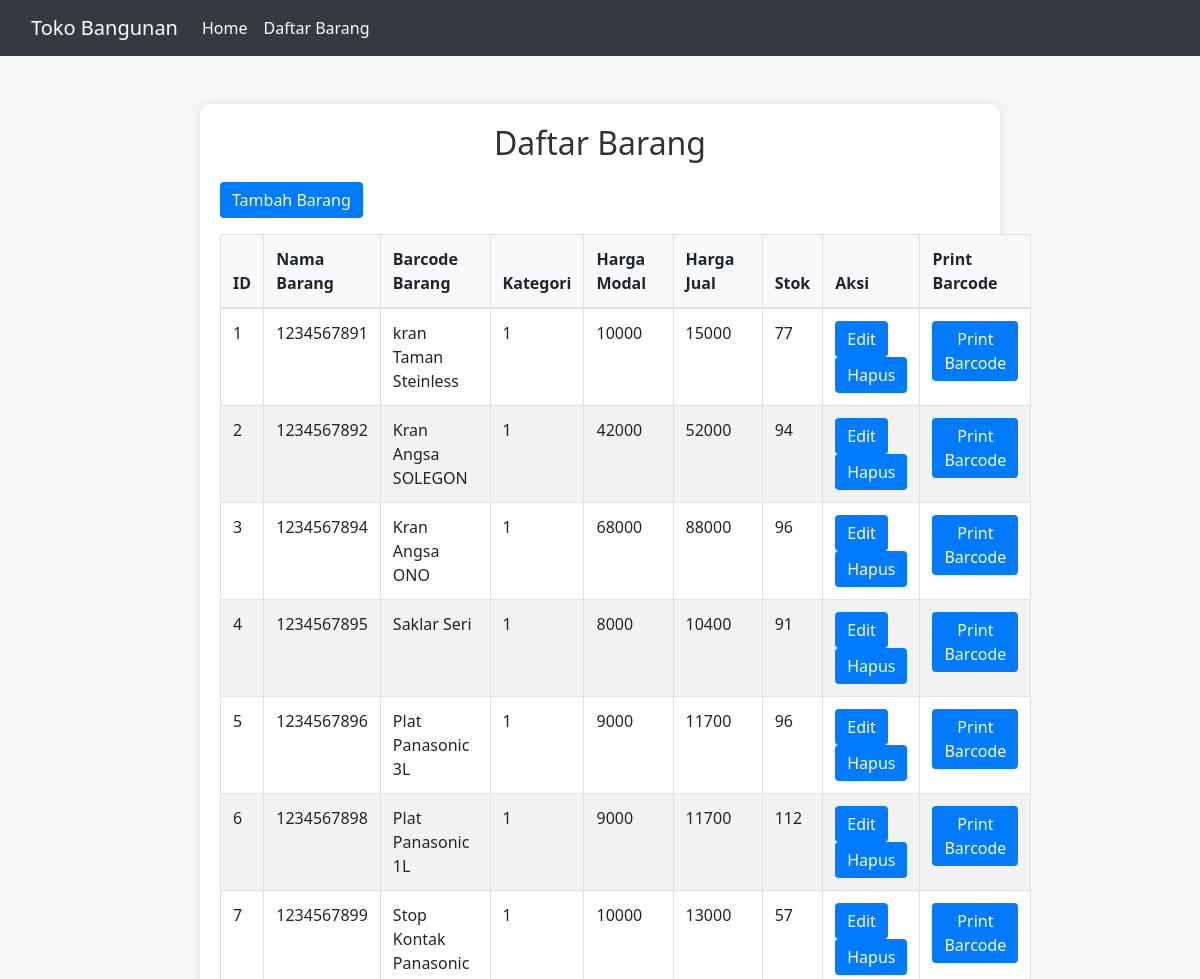
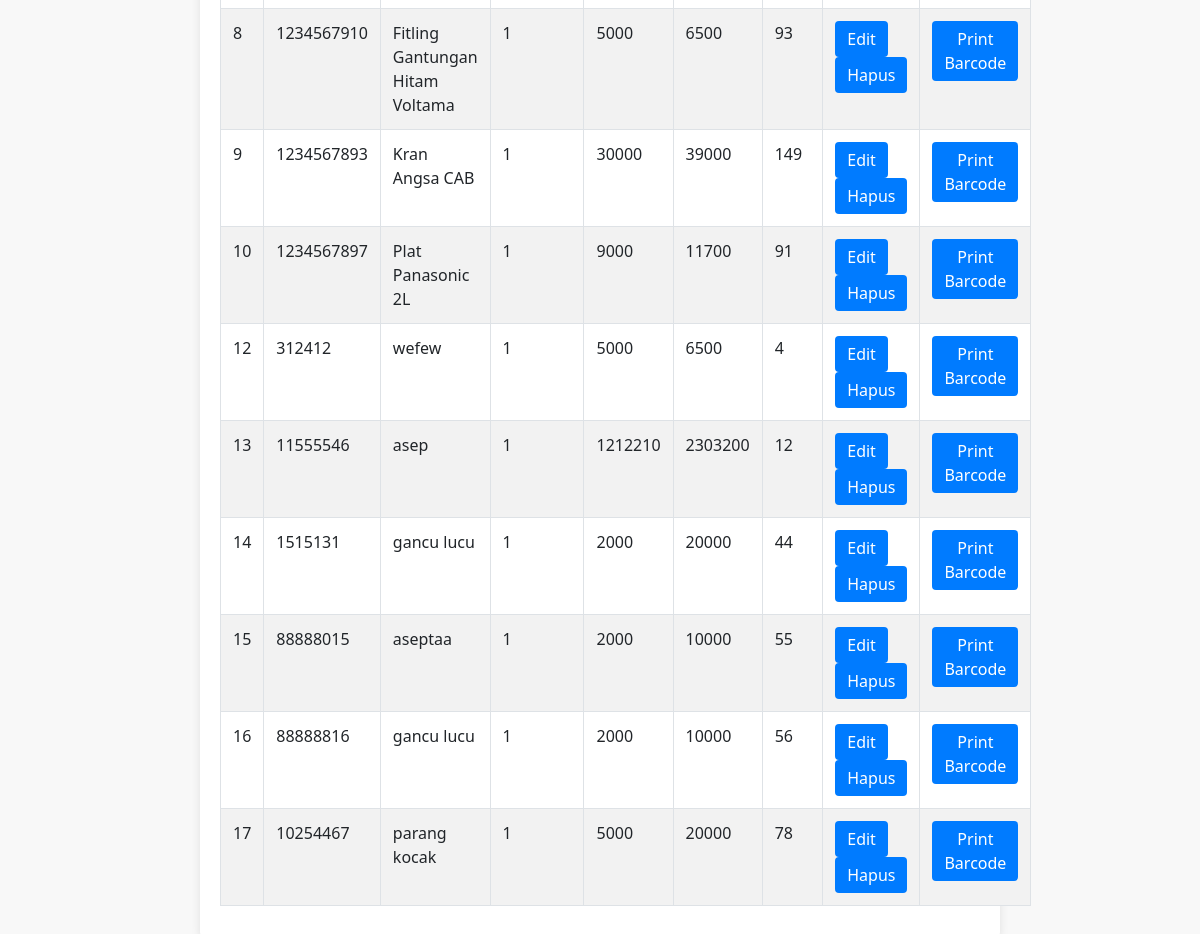
The app's page /barang/index.php with its own data (2 pictures, top to bottom).
### tables this page shows
CREATE TABLE `barang` (
  `id` int NOT NULL,
  `barcode_barang` int DEFAULT NULL,
  `nama_barang` varchar(255) DEFAULT NULL,
  `kategori_id` int DEFAULT NULL,
  `harga_modal` float NOT NULL,
  `harga_jual` float DEFAULT NULL,
  `persen_keuntungan` float DEFAULT NULL,
  `stok` int DEFAULT NULL,
  `createdAt` datetime NOT NULL,
  `updatedAt` datetime NOT NULL
);

### barang/index.php (the view, shortened to what this page needs)
<?php
require '../config.php';
function isInternetAvailable() {
    $url = 'https://www.google.com';
    $headers = @get_headers($url);
    return $headers && strpos($headers[0], '200');
}
$db = isInternetAvailable() ? $online_db : $local_db;
$query = $db->query("SELECT * FROM barang");
$barang = $query->fetchAll(PDO::FETCH_ASSOC);
?>
<!DOCTYPE html>
<html lang="en">
<head>
    <link href="https://stackpath.bootstrapcdn.com/bootstrap/4.5.2/css/bootstrap.min.css" rel="stylesheet">
    <link rel="stylesheet" href="../style.css">
</head>
<body>
    <nav class="navbar navbar-expand-lg navbar-dark bg-dark">
        <div class="container-fluid">
            <a class="navbar-brand" href="#">Toko Bangunan</a>
            <div class="collapse navbar-collapse" id="navbarNav">
                <ul class="navbar-nav">
                    <li class="nav-item">
                        <a class="nav-link" href="../index.php">Home</a>
                    </li>
                    <li class="nav-item">
                        <a class="nav-link" href="index.php">Daftar Barang</a>
                    </li>
                </ul>
            </div>
        </div>
    </nav>
    <div class="container mt-5">
        <h2 class="text-center">Daftar Barang</h2>
        <a href="create.php" class="btn btn-primary mb-3">Tambah Barang</a>
        <table class="table table-bordered">
            <thead>
                <tr>
                    <th>ID</th>
                    <th>Nama Barang</th>
                    <th>Barcode Barang</th>
                    <th>Kategori</th>
                    <th>Harga Modal</th>
                    <th>Harga Jual</th>
                    <th>Stok</th>
                    <th>Aksi</th>
                    <th>Print Barcode</th>
                </tr>
            </thead>
            <tbody>
                <?php foreach ($barang as $item): ?>
                <tr>
                    <td><?= htmlspecialchars($item['id']) ?></td>
                    <td><?= htmlspecialchars($item['barcode_barang']) ?></td>
                    <td><?= htmlspecialchars($item['nama_barang']) ?></td>
                    <td><?= htmlspecialchars($item['kategori_id']) ?></td>
                    <td><?= htmlspecialchars($item['harga_modal']) ?></td>
                    <td><?= htmlspecialchars($item['harga_jual']) ?></td>
                    <td><?= htmlspecialchars($item['stok']) ?></td>
                    <td>
                        <a href="update.php?id=<?= $item['id'] ?>" class="btn btn-primary">Edit</a>
                        <a href="delete.php?id=<?= $item['id'] ?>" class="btn btn-danger">Hapus</a>
                    </td>
                    <td>
                        <?php if (!empty($item['barcode_barang'])): ?>
                            <form method="POST" action="print_barcode.php" target="_blank">
                                <button type="submit" class="btn btn-secondary">Print Barcode</button>
                            </form>
                        <?php else: ?>
                            <button class="btn btn-secondary" disabled>Print Barcode</button>
                        <?php endif; ?>
                    </td>
                </tr>
                <?php endforeach; ?>
            </tbody>
        </table>
    </div>
</body>
</html>

### style.css (style rules this page uses)
* { margin: 0; padding: 0; box-sizing: border-box; }
body { font-family: 'Segoe UI', Tahoma, Geneva, Verdana, sans-serif; background-color: #f8f8f8; position: relative; min-height: 100vh; padding-bottom: 40px; }
.container { max-width: 800px; margin: 50px auto; padding: 20px; background-color: #fff; border-radius: 10px; box-shadow: 0 0 10px rgba(0, 0, 0, 0.1); }
.text-center { text-align: center; }
.mt-5 { margin-top: 5rem; }
.mb-3 { margin-bottom: 3rem; }
.table { background-color: #fff; border-collapse: collapse; width: 100%; margin-bottom: 1rem; }
.table th, .table td { border: 1px solid #dee2e6; padding: 0.75rem; vertical-align: top; }
.table th { background-color: #f8f9fa; }
.table tr:nth-child(even) { background-color: #f2f2f2; }
.btn { background-color: #007bff; color: #fff; border: none; border-radius: 0.25rem; padding: 0.375rem 0.75rem; cursor: pointer; transition: background-color 0.3s; }
.btn-primary { background-color: #007bff; border-color: #007bff; }
h2 { color: #333; font-size: 2rem; margin-bottom: 20px; }
.navbar-brand { color: #fff !important; }
.navbar-nav .nav-link { color: #fff !important; }

### records on screen
barang: id "1", barcode_barang "1234567891", nama_barang "kran Taman Steinless", kategori "1", harga_modal "10000", harga_jual "15000", stok "77"
barang: id "2", barcode_barang "1234567892", nama_barang "Kran Angsa SOLEGON", kategori "1", harga_modal "42000", harga_jual "52000", stok "94"
barang: id "3", barcode_barang "1234567894", nama_barang "Kran Angsa ONO", kategori "1", harga_modal "68000", harga_jual "88000", stok "96"
barang: id "4", barcode_barang "1234567895", nama_barang "Saklar Seri", kategori "1", harga_modal "8000", harga_jual "10400", stok "91"
barang: id "5", barcode_barang "1234567896", nama_barang "Plat Panasonic 3L", kategori "1", harga_modal "9000", harga_jual "11700", stok "96"
barang: id "6", barcode_barang "1234567898", nama_barang "Plat Panasonic 1L", kategori "1", harga_modal "9000", harga_jual "11700", stok "112"
barang: id "7", barcode_barang "1234567899", nama_barang "Stop Kontak Panasonic", kategori "1", harga_modal "10000", harga_jual "13000", stok "57"
barang: id "8", barcode_barang "1234567910", nama_barang "Fitling Gantungan Hitam Voltama", kategori "1", harga_modal "5000", harga_jual "6500", stok "93"
barang: id "9", barcode_barang "1234567893", nama_barang "Kran Angsa CAB", kategori "1", harga_modal "30000", harga_jual "39000", stok "149"
barang: id "10", barcode_barang "1234567897", nama_barang "Plat Panasonic 2L", kategori "1", harga_modal "9000", harga_jual "11700", stok "91"
barang: id "12", barcode_barang "312412", nama_barang "wefew", kategori "1", harga_modal "5000", harga_jual "6500", stok "4"
barang: id "13", barcode_barang "11555546", nama_barang "asep", kategori "1", harga_modal "1212210", harga_jual "2303200", stok "12"
barang: id "14", barcode_barang "1515131", nama_barang "gancu lucu", kategori "1", harga_modal "2000", harga_jual "20000", stok "44"
barang: id "15", barcode_barang "88888015", nama_barang "aseptaa", kategori "1", harga_modal "2000", harga_jual "10000", stok "55"
barang: id "16", barcode_barang "88888816", nama_barang "gancu lucu", kategori "1", harga_modal "2000", harga_jual "10000", stok "56"
barang: id "17", barcode_barang "10254467", nama_barang "parang kocak", kategori "1", harga_modal "5000", harga_jual "20000", stok "78"
